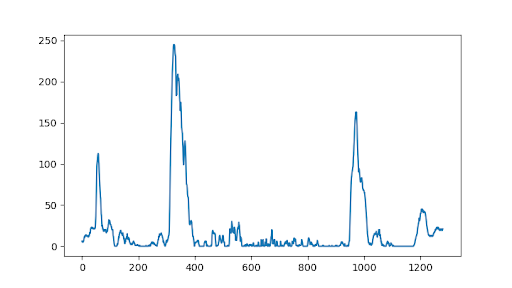

The Python source for this figure:
import numpy as np
import matplotlib.image as mpimg
import matplotlib.pyplot as plt

img = mpimg.imread('warped_example.jpg')/255

def hist(img):
    bottom_half = img[img.shape[0]//2:,:]
    histogram = np.sum(bottom_half, axis=0)
    
    return histogram

# Create histogram of image binary activations
histogram = hist(img)

# Visualize the resulting histogram
plt.plot(histogram)
